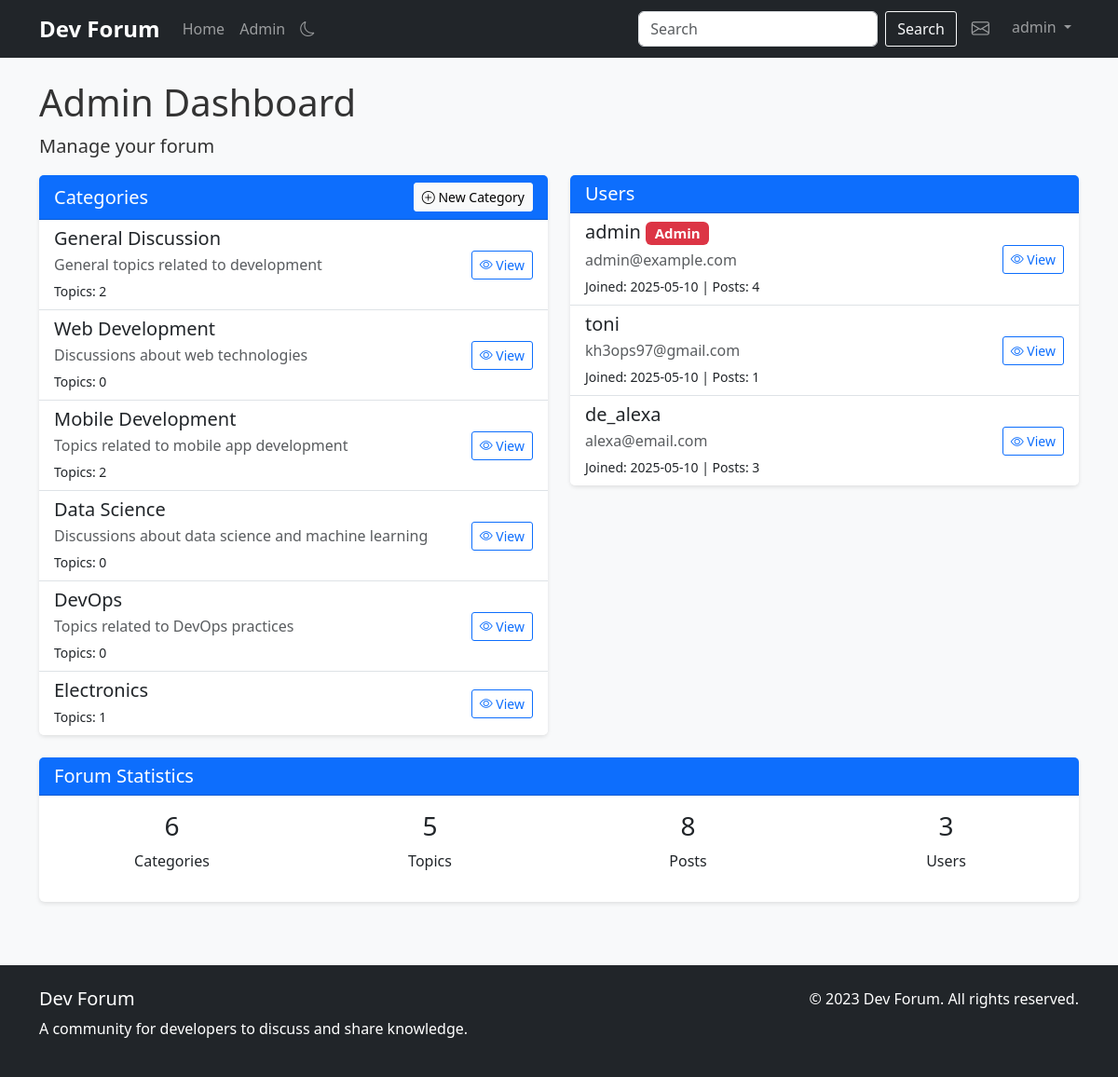
The page /admin (signed in) on the database its author committed.
### app.py (models this page shows, shortened)
class User(db.Model, UserMixin):
    id = db.Column(db.Integer, primary_key=True)
    username = db.Column(db.String(80), unique=True, nullable=False, index=True)
    email = db.Column(db.String(120), unique=True, nullable=False, index=True)
    password_hash = db.Column(db.String(128))
    bio = db.Column(db.Text, nullable=True)
    join_date = db.Column(db.DateTime, default=datetime.utcnow, index=True)
    is_admin = db.Column(db.Boolean, default=False)
    posts = db.relationship('Post', backref='author', lazy='dynamic', cascade='all, delete-orphan')
    comments = db.relationship('Comment', backref='author', lazy='dynamic', cascade='all, delete-orphan')

class Category(db.Model):
    id = db.Column(db.Integer, primary_key=True)
    name = db.Column(db.String(100), nullable=False, index=True)
    description = db.Column(db.Text, nullable=True)
    topics = db.relationship('Topic', backref='category', lazy='dynamic', cascade='all, delete-orphan')

### app.py (the view)
@app.route('/admin')
@login_required
def admin():
    if not current_user.is_admin:
        flash('You do not have permission to access this page.')
        return redirect(url_for('index'))
    users = User.query.all()
    categories = Category.query.all()
    topic_count = Topic.query.count()
    post_count = Post.query.count()
    return render_template('admin.html', users=users, categories=categories, topic_count=topic_count, post_count=post_count)

### app.py (called while the page is built)
@login_manager.user_loader
def load_user(user_id):
    return User.query.get(int(user_id))

### templates/admin.html (shortened to what this page needs)
{% extends "base.html" %}
{% block content %}
<div class="row">
    <div class="col-md-12">
        <h1>Admin Dashboard</h1>
        <p class="lead">Manage your forum</p>
        <div class="row">
            <div class="col-md-6">
                <div class="card mb-4">
                    <div class="card-header bg-primary text-white">
                        <div class="d-flex justify-content-between align-items-center">
                            <h5 class="mb-0">Categories</h5>
                            <a href="{{ url_for('new_category') }}" class="btn btn-sm btn-light">
                                <i class="bi bi-plus-circle"></i> New Category
                            </a>
                        </div>
                    </div>
                    <div class="list-group list-group-flush">
                        {% for category in categories %}
                        <div class="list-group-item">
                            <div class="d-flex justify-content-between align-items-center">
                                <div>
                                    <h5 class="mb-1">{{ category.name }}</h5>
                                    <p class="mb-1 text-muted">{{ category.description }}</p>
                                    <small>Topics: {{ category.topics.count() }}</small>
                                </div>
                                <div>
                                    <a href="{{ url_for('category', category_id=category.id) }}" class="btn btn-sm btn-outline-primary">
                                        <i class="bi bi-eye"></i> View
                                    </a>
                                </div>
                            </div>
                        </div>
                        {% else %}
                        <div class="list-group-item">
                            <p class="mb-0">No categories found.</p>
                        </div>
                        {% endfor %}
                    </div>
                </div>
            </div>
            <div class="col-md-6">
                <div class="card mb-4">
                    <div class="card-header bg-primary text-white">
                        <h5 class="mb-0">Users</h5>
                    </div>
                    <div class="list-group list-group-flush">
                        {% for user in users %}
                        <div class="list-group-item">
                            <div class="d-flex justify-content-between align-items-center">
                                <div>
                                    <h5 class="mb-1">
                                        {{ user.username }}
                                        {% if user.is_admin %}
                                        <span class="badge bg-danger">Admin</span>
                                        {% endif %}
                                    </h5>
                                    <p class="mb-1 text-muted">{{ user.email }}</p>
                                    <small>Joined: {{ user.join_date.strftime('%Y-%m-%d') }} | Posts: {{ user.posts.count() }}</small>
                                </div>
                                <div>
                                    <a href="{{ url_for('profile', username=user.username) }}" class="btn btn-sm btn-outline-primary">
                                        <i class="bi bi-eye"></i> View
                                    </a>
                                </div>
                            </div>
                        </div>
                        {% else %}
                        <div class="list-group-item">
                            <p class="mb-0">No users found.</p>
                        </div>
                        {% endfor %}
                    </div>
                </div>
            </div>
        </div>
        <div class="card">
            <div class="card-header bg-primary text-white">
                <h5 class="mb-0">Forum Statistics</h5>
            </div>
            <div class="card-body">
                <div class="row text-center">
                    <div class="col-md-3">
                        <h3>{{ categories|length }}</h3>
                        <p>Categories</p>
                    </div>
                    <div class="col-md-3">
                        <h3>{{ topic_count }}</h3>
                        <p>Topics</p>
                    </div>
                    <div class="col-md-3">
                        <h3>{{ post_count }}</h3>
                        <p>Posts</p>
                    </div>
                    <div class="col-md-3">
                        <h3>{{ users|length }}</h3>
                        <p>Users</p>
                    </div>
                </div>
            </div>
        </div>
    </div>
</div>
{% endblock %}

### templates/base.html (shortened to what this page needs)
<!DOCTYPE html>
<html lang="en">
<head>
    <link href="https://cdn.jsdelivr.net/npm/bootstrap@5.3.0-alpha1/dist/css/bootstrap.min.css" rel="stylesheet">
    <link rel="stylesheet" href="https://cdn.jsdelivr.net/npm/bootstrap-icons@1.10.3/font/bootstrap-icons.css">
    <link rel="stylesheet" href="https://cdn.jsdelivr.net/npm/prismjs@1.29.0/themes/prism.min.css">
    <link rel="stylesheet" href="https://cdn.jsdelivr.net/npm/prismjs@1.29.0/plugins/line-numbers/prism-line-numbers.min.css">
    <link rel="stylesheet" href="{{ url_for('static', filename='css/style.css') }}">
</head>
<body>
    <nav class="navbar navbar-expand-lg navbar-dark bg-dark">
        <div class="container">
            <a class="navbar-brand" href="{{ url_for('index') }}">Dev Forum</a>
            <div class="collapse navbar-collapse" id="navbarNav">
                <ul class="navbar-nav me-auto">
                    <li class="nav-item">
                        <a class="nav-link" href="{{ url_for('index') }}">Home</a>
                    </li>
                    {% if current_user.is_admin %}
                    <li class="nav-item">
                        <a class="nav-link" href="{{ url_for('admin') }}">Admin</a>
                    </li>
                    {% endif %}
                </ul>
                <form class="d-flex me-2" action="{{ url_for('search') }}" method="get">
                    <input class="form-control me-2" type="search" name="query" placeholder="Search" aria-label="Search">
                    <button class="btn btn-outline-light" type="submit">Search</button>
                </form>
                <ul class="navbar-nav">
                    {% if current_user.is_authenticated %}
                    <li class="nav-item me-2">
                        <a class="nav-link position-relative" href="{{ url_for('messages') }}">
                            <i class="bi bi-envelope"></i>
                        </a>
                    </li>
                    <li class="nav-item dropdown">
                        <a class="nav-link dropdown-toggle" href="#" id="navbarDropdown" role="button" data-bs-toggle="dropdown" aria-expanded="false">
                            {{ current_user.username }}
                        </a>
                    </li>
                    {% endif %}
                </ul>
            </div>
        </div>
    </nav>
    <div class="container mt-4">
        {% block content %}{% endblock %}
    </div>
    <footer class="bg-dark text-white mt-5 py-4">
        <div class="container">
            <div class="row">
                <div class="col-md-6">
                    <h5>Dev Forum</h5>
                    <p>A community for developers to discuss and share knowledge.</p>
                </div>
                <div class="col-md-6 text-md-end">
                    <p>&copy; 2023 Dev Forum. All rights reserved.</p>
                </div>
            </div>
        </div>
    </footer>
</body>
</html>

### static/css/style.css (style rules this page uses)
body { font-family: 'Segoe UI', Tahoma, Geneva, Verdana, sans-serif; background-color: #f8f9fa; color: #333; }
.navbar-brand { font-weight: bold; font-size: 1.5rem; }
.nav-link .bi-envelope { font-size: 1.2rem; }
.card { box-shadow: 0 2px 4px rgba(0, 0, 0, 0.1); border: none; margin-bottom: 20px; }
.card-header { font-weight: bold; }
footer { margin-top: 50px; }
.btn { border-radius: 3px; }

### rows shown on the page
User: username "admin", is_admin "Admin", email "admin@example.com", join_date "2025-05-10", posts.count "4"
Category: name "General Discussion", description "General topics related to development", topics.count "2"
Category: name "Web Development", description "Discussions about web technologies", topics.count "0"
Category: name "Mobile Development", description "Topics related to mobile app development", topics.count "2"
Category: name "Data Science", description "Discussions about data science and machine learning", topics.count "0"
Category: name "DevOps", description "Topics related to DevOps practices", topics.count "0"
Category: name "Electronics", topics.count "1"
User: username "toni", email "kh3ops97@gmail.com", join_date "2025-05-10", posts.count "1"
User: username "de_alexa", email "alexa@email.com", join_date "2025-05-10", posts.count "3"

### other values the page prints
{{ categories|length }} "6"
{{ topic_count }} "5"
{{ post_count }} "8"
{{ users|length }} "3"
